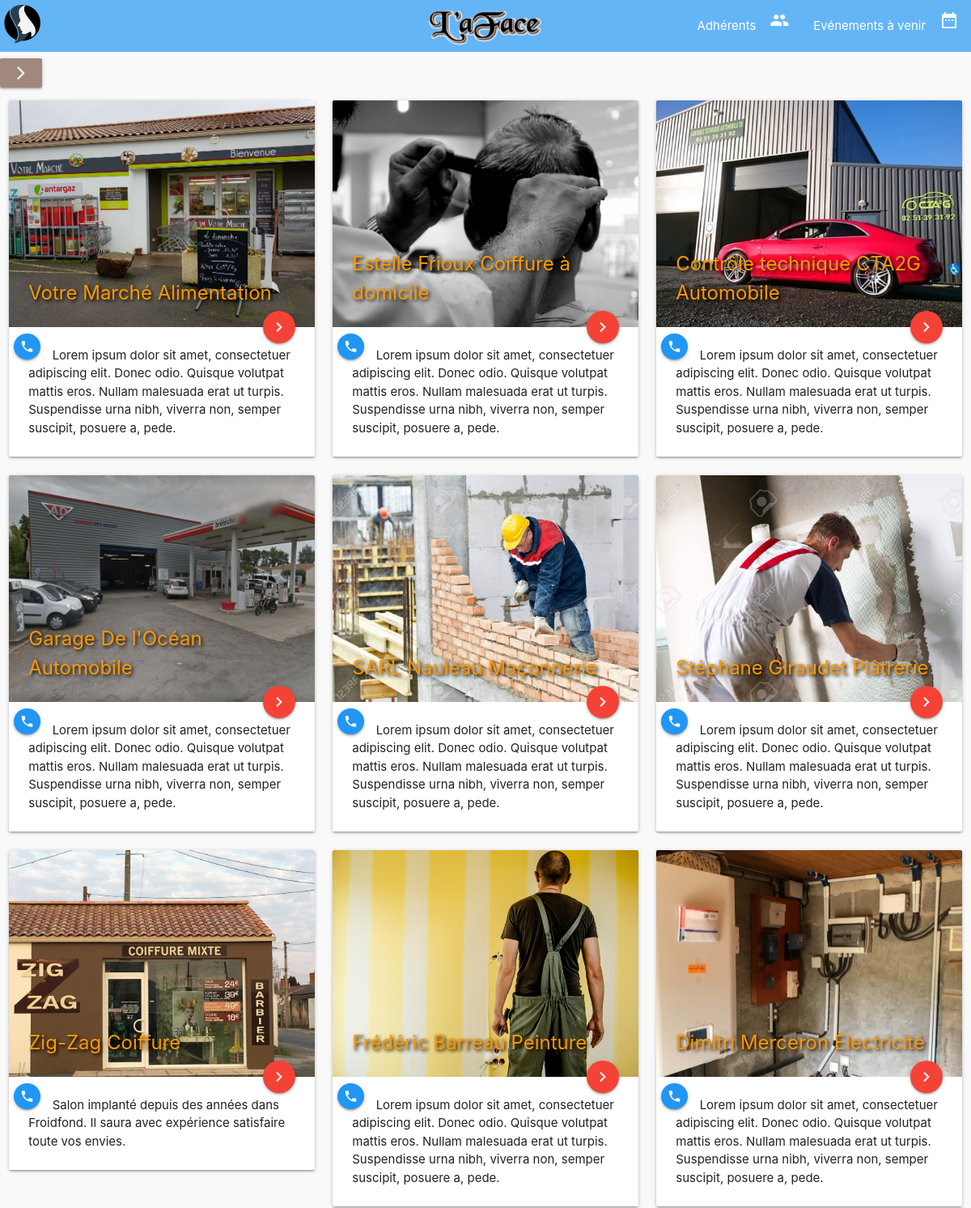
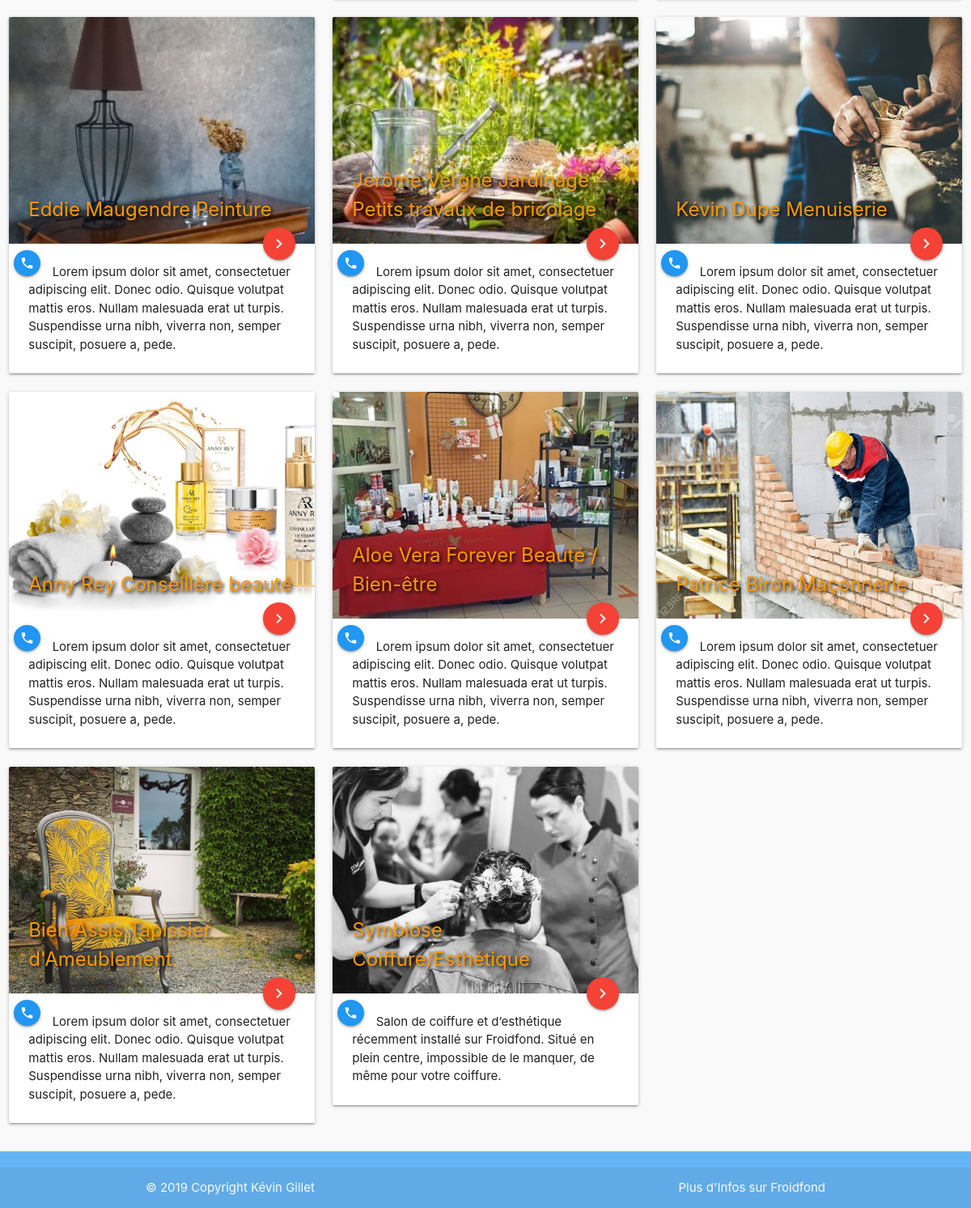
The page / on the database its author committed (2 pictures, top to bottom).
### tables this page shows
CREATE TABLE `entreprise` (
  `idEntreprise` int(11) NOT NULL,
  `nomEntreprise` varchar(100) DEFAULT NULL,
  `domaineEntreprise` varchar(100) DEFAULT NULL,
  `descriptionEntreprise` tinytext NOT NULL,
  `nomLogoEntreprise` varchar(200) DEFAULT NULL
);

CREATE TABLE `photo` (
  `idPhoto` int(11) NOT NULL,
  `nomPhoto` varchar(200) NOT NULL,
  `entreprise_idEntreprise` int(11) DEFAULT NULL
);

### index.php (the view, shortened to what this page needs)
<?php include 'modal/header.php'; ?>
<?php require_once 'config/config.php';
$db = new PDO("mysql:host=" . Config::DB_SERVER . ";dbname=" . Config::DB_NAME
, Config::DB_USERNAME, Config::DB_PASSWORD, array(PDO::MYSQL_ATTR_INIT_COMMAND => "SET NAMES 'utf8'"));
$sql_query = "SELECT e.nomEntreprise, e.idEntreprise, e.domaineEntreprise, e.descriptionEntreprise, p.nomPhoto, c.urlSiteRedirectionCarte, c.tel, c.addresse
FROM entreprise e JOIN photo p on p.entreprise_idEntreprise=e.idEntreprise JOIN coordonnees c on c.entreprise_idEntreprise=e.idEntreprise ORDER BY RAND()";
$result = $db->prepare($sql_query);
$result->execute();
$brand = $result->fetchAll();
?>
      <main>
        <?php include 'modal/sidenav.php'; ?>
        <div class="row">
          <?php foreach ($brand as $card){ ?>
          <div class="col s12 m4">
            <div class="card">
              <div class="card-image">
                <img src="/assolaface/photos/brand_pictures/<?php echo $card["nomPhoto"] ?>">
                <span class="card-title orange-text"><b><?php echo $card["nomEntreprise"] ?> <?php echo $card["domaineEntreprise"] ?></b></span>
                <a class="btn-floating btn-small waves-effect waves-light blue modal-trigger left" href="#modal<?php echo $card["idEntreprise"] ?>"><i class="material-icons">phone</i></a>
                <a href="<?php echo $card["urlSiteRedirectionCarte"] ?>" class="btn-floating halfway-fab waves-effect waves-light red" target="_blank"><i class="material-icons">chevron_right</i></a>
              </div>
              <div class="card-content">
                <p>&emsp;<?php echo $card["descriptionEntreprise"] ?></p>
              </div>
            </div>
          </div>
        <?php } ?>
        </div>
      </main>
<?php include 'modal/footer.php'; ?>

### css/style.css (style rules this page uses)
body { display: flex; min-height: 100vh; flex-direction: column; }
main { flex: 1 0 auto; background: #f9f9fa; }
.card-image > img { height: 280px; object-fit: cover; }
.card-title { text-shadow: 2px 2px 4px #000000; }
.card-content { min-height: 13vh; }
.modal-trigger { margin-top: 1vh; margin-left: 0.5vw; }

### rows shown on the page
entreprise: photo.nomPhoto (picture), nomEntreprise "Votre Marché", domaineEntreprise "Alimentation", descriptionEntreprise "Lorem ipsum dolor sit amet, consectetuer adipiscing elit. Donec odio. Quisque volutpat mattis eros. Nullam malesuada erat ut turpis. Suspendisse urna nibh, viverra non, semper suscipit, posuere a, pede."
entreprise: photo.nomPhoto (picture), nomEntreprise "Estelle Frioux", domaineEntreprise "Coiffure à domicile", descriptionEntreprise "Lorem ipsum dolor sit amet, consectetuer adipiscing elit. Donec odio. Quisque volutpat mattis eros. Nullam malesuada erat ut turpis. Suspendisse urna nibh, viverra non, semper suscipit, posuere a, pede."
entreprise: photo.nomPhoto (picture), nomEntreprise "Contrôle technique CTA2G", domaineEntreprise "Automobile", descriptionEntreprise "Lorem ipsum dolor sit amet, consectetuer adipiscing elit. Donec odio. Quisque volutpat mattis eros. Nullam malesuada erat ut turpis. Suspendisse urna nibh, viverra non, semper suscipit, posuere a, pede."
entreprise: photo.nomPhoto (picture), nomEntreprise "Garage De l'Océan", domaineEntreprise "Automobile", descriptionEntreprise "Lorem ipsum dolor sit amet, consectetuer adipiscing elit. Donec odio. Quisque volutpat mattis eros. Nullam malesuada erat ut turpis. Suspendisse urna nibh, viverra non, semper suscipit, posuere a, pede."
entreprise: photo.nomPhoto (picture), nomEntreprise "SARL Nauleau", domaineEntreprise "Maçonnerie", descriptionEntreprise "Lorem ipsum dolor sit amet, consectetuer adipiscing elit. Donec odio. Quisque volutpat mattis eros. Nullam malesuada erat ut turpis. Suspendisse urna nibh, viverra non, semper suscipit, posuere a, pede."
entreprise: photo.nomPhoto (picture), nomEntreprise "Stéphane Giraudet", domaineEntreprise "Plâtrerie", descriptionEntreprise "Lorem ipsum dolor sit amet, consectetuer adipiscing elit. Donec odio. Quisque volutpat mattis eros. Nullam malesuada erat ut turpis. Suspendisse urna nibh, viverra non, semper suscipit, posuere a, pede."
entreprise: photo.nomPhoto (picture), nomEntreprise "Zig-Zag", domaineEntreprise "Coiffure", descriptionEntreprise "Salon implanté depuis des années dans Froidfond. Il saura avec expérience satisfaire toute vos envies."
entreprise: photo.nomPhoto (picture), nomEntreprise "Frédéric Barreau", domaineEntreprise "Peinture", descriptionEntreprise "Lorem ipsum dolor sit amet, consectetuer adipiscing elit. Donec odio. Quisque volutpat mattis eros. Nullam malesuada erat ut turpis. Suspendisse urna nibh, viverra non, semper suscipit, posuere a, pede."
entreprise: photo.nomPhoto (picture), nomEntreprise "Dimitri Merceron", domaineEntreprise "Electricité", descriptionEntreprise "Lorem ipsum dolor sit amet, consectetuer adipiscing elit. Donec odio. Quisque volutpat mattis eros. Nullam malesuada erat ut turpis. Suspendisse urna nibh, viverra non, semper suscipit, posuere a, pede."
entreprise: photo.nomPhoto (picture), nomEntreprise "Eddie Maugendre", domaineEntreprise "Peinture", descriptionEntreprise "Lorem ipsum dolor sit amet, consectetuer adipiscing elit. Donec odio. Quisque volutpat mattis eros. Nullam malesuada erat ut turpis. Suspendisse urna nibh, viverra non, semper suscipit, posuere a, pede."
entreprise: photo.nomPhoto (picture), nomEntreprise "Jérôme Vergne", domaineEntreprise "Jardinage - Petits travaux de bricolage", descriptionEntreprise "Lorem ipsum dolor sit amet, consectetuer adipiscing elit. Donec odio. Quisque volutpat mattis eros. Nullam malesuada erat ut turpis. Suspendisse urna nibh, viverra non, semper suscipit, posuere a, pede."
entreprise: photo.nomPhoto (picture), nomEntreprise "Kévin Dupe", domaineEntreprise "Menuiserie", descriptionEntreprise "Lorem ipsum dolor sit amet, consectetuer adipiscing elit. Donec odio. Quisque volutpat mattis eros. Nullam malesuada erat ut turpis. Suspendisse urna nibh, viverra non, semper suscipit, posuere a, pede."
entreprise: photo.nomPhoto (picture), nomEntreprise "Anny Rey", domaineEntreprise "Conseillère beauté", descriptionEntreprise "Lorem ipsum dolor sit amet, consectetuer adipiscing elit. Donec odio. Quisque volutpat mattis eros. Nullam malesuada erat ut turpis. Suspendisse urna nibh, viverra non, semper suscipit, posuere a, pede."
entreprise: photo.nomPhoto (picture), nomEntreprise "Aloe Vera Forever", domaineEntreprise "Beauté / Bien-être", descriptionEntreprise "Lorem ipsum dolor sit amet, consectetuer adipiscing elit. Donec odio. Quisque volutpat mattis eros. Nullam malesuada erat ut turpis. Suspendisse urna nibh, viverra non, semper suscipit, posuere a, pede."
entreprise: photo.nomPhoto (picture), nomEntreprise "Patrice Biron", domaineEntreprise "Maçonnerie", descriptionEntreprise "Lorem ipsum dolor sit amet, consectetuer adipiscing elit. Donec odio. Quisque volutpat mattis eros. Nullam malesuada erat ut turpis. Suspendisse urna nibh, viverra non, semper suscipit, posuere a, pede."
entreprise: photo.nomPhoto (picture), nomEntreprise "Bien Assis", domaineEntreprise "Tapissier d'Ameublement", descriptionEntreprise "Lorem ipsum dolor sit amet, consectetuer adipiscing elit. Donec odio. Quisque volutpat mattis eros. Nullam malesuada erat ut turpis. Suspendisse urna nibh, viverra non, semper suscipit, posuere a, pede."
entreprise: photo.nomPhoto (picture), nomEntreprise "Symbiose", domaineEntreprise "Coiffure/Esthétique", descriptionEntreprise "Salon de coiffure et d’esthétique récemment installé sur Froidfond. Situé en plein centre, impossible de le manquer, de même pour votre coiffure."
